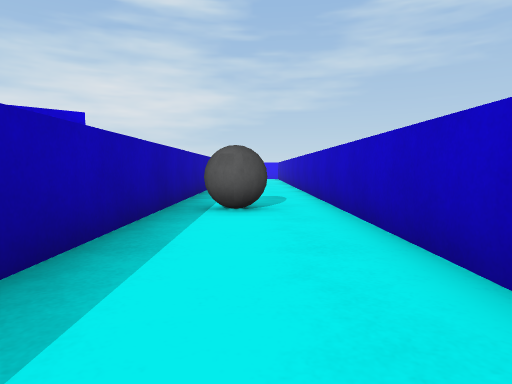
[1] (above)

19 first-person views from a walk through a 3-D level made in the Unity game engine. The camera is 0.63 m above the floor, tilts 4° down and sees 75° across. The floor is counted in squares, 1 m on a side. Each view is taken from the middle of a square. On the plan, view 1 faces up. The plan holds only what a view shows up to about 10 squares ahead; the rest is blank.

[2]
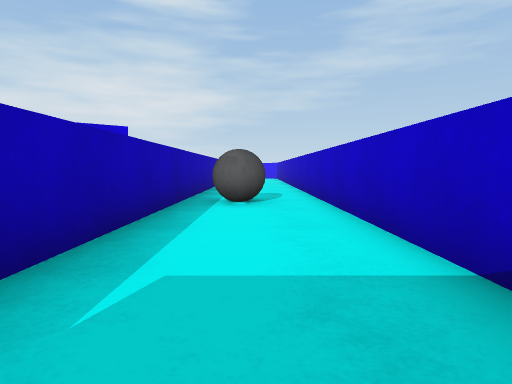

[3]
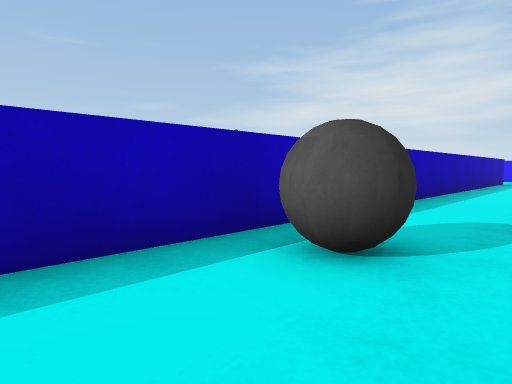

[4]
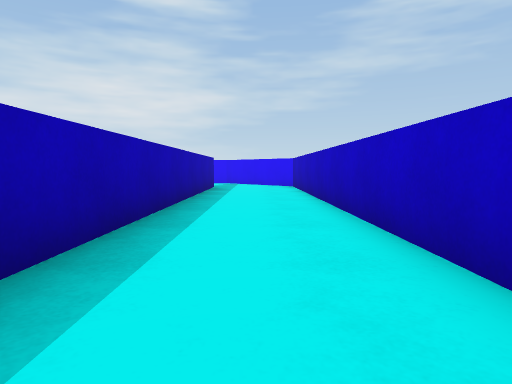

[5]
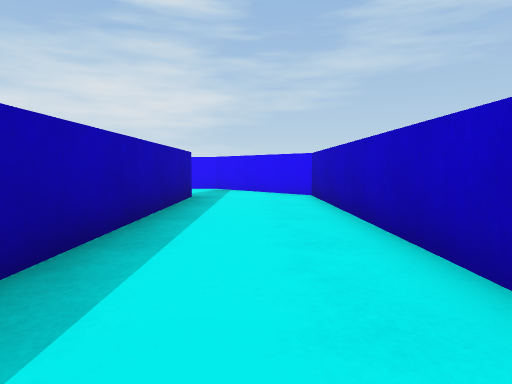

[6]
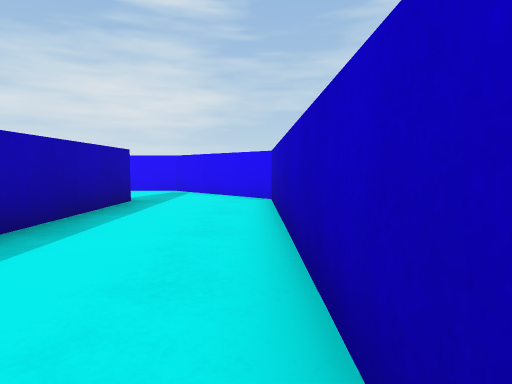

[7]
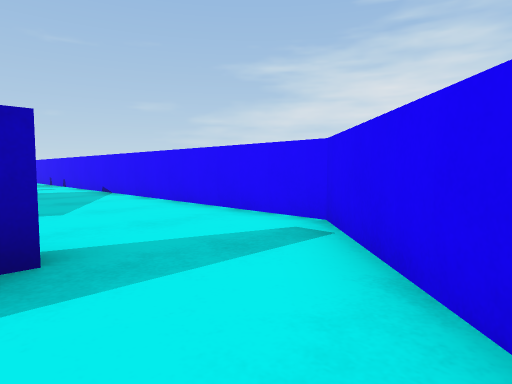

[8]
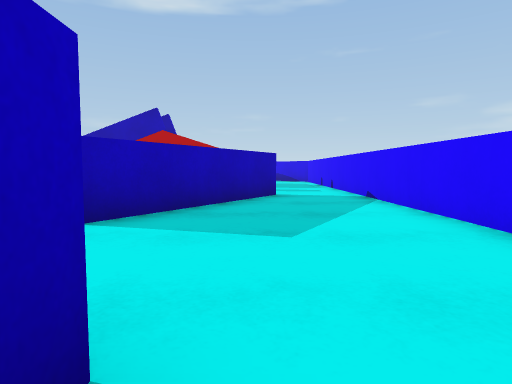

[9]
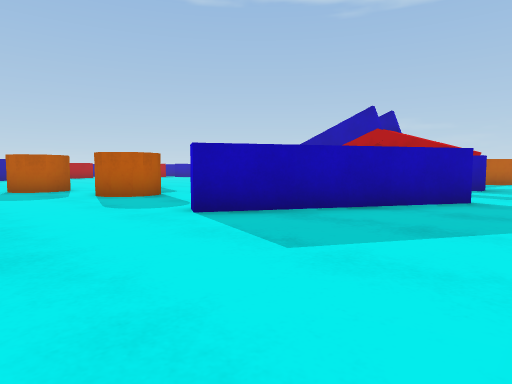

[10]
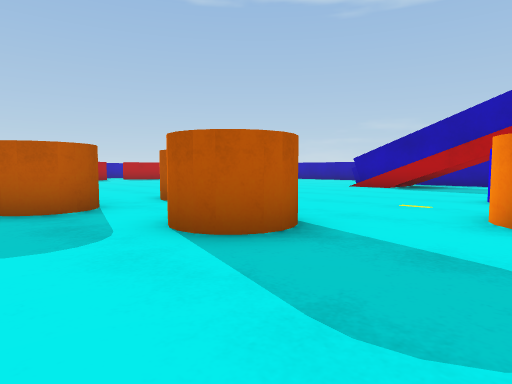

[11]
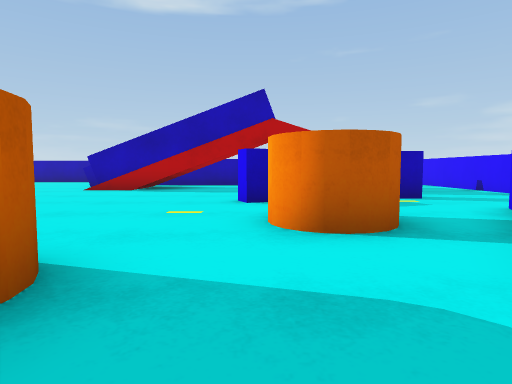

[12]
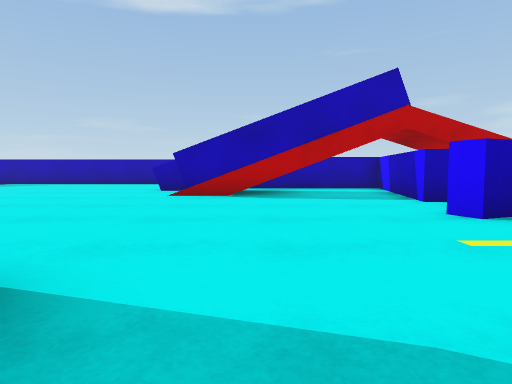

[13]
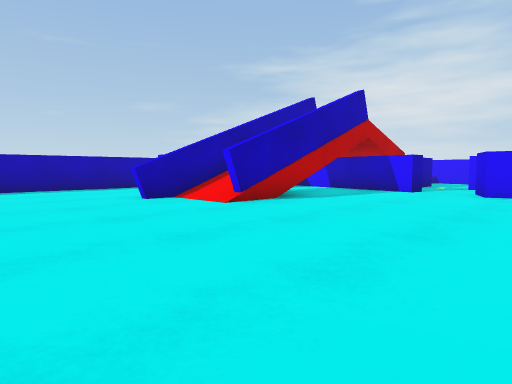

[14]
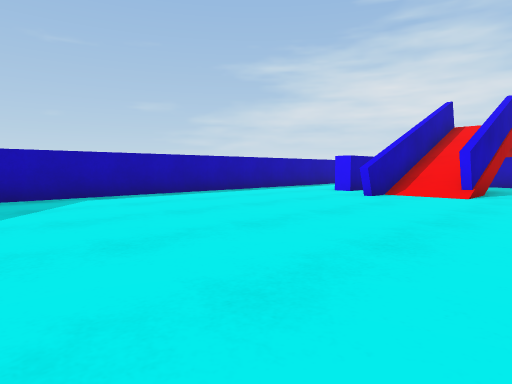

[15]
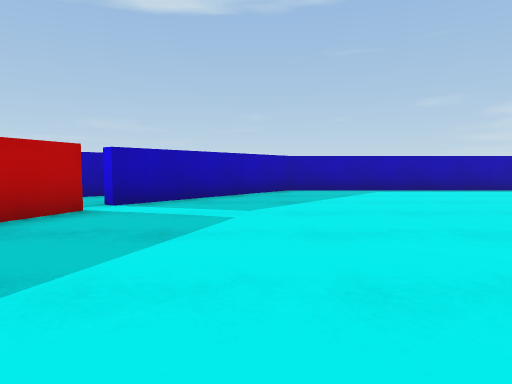

[16]
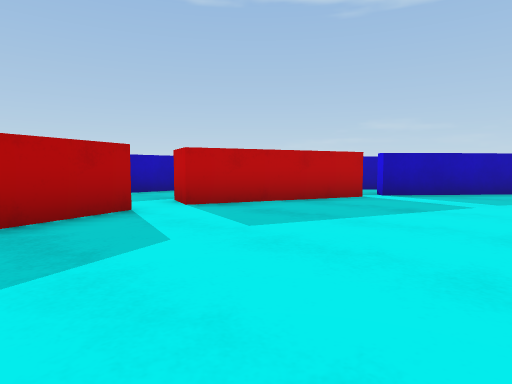

[17]
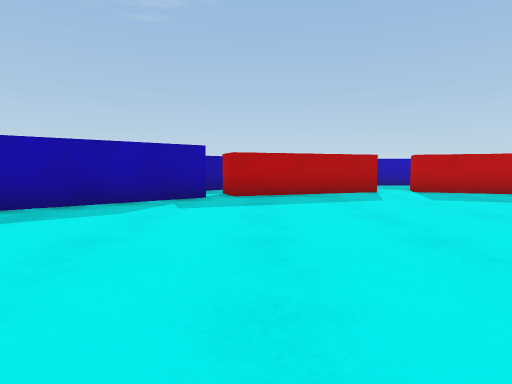

[18]
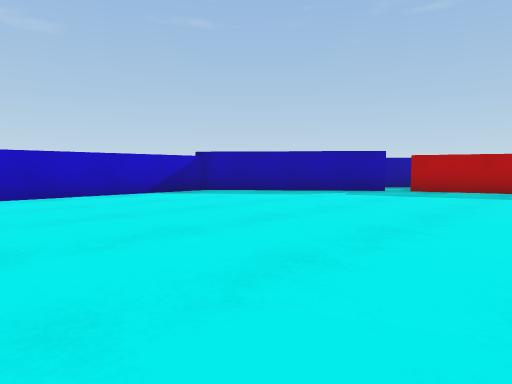

[19]
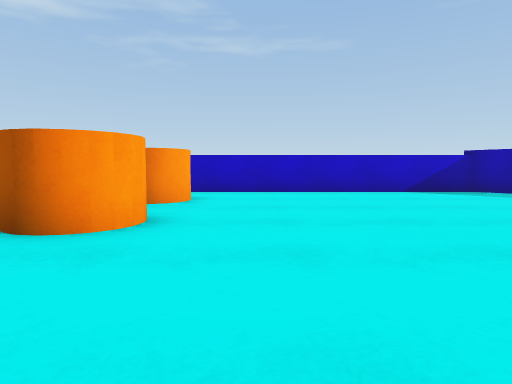

### Floor plan
Points are (right, up) in squares from view 1. A wall is a line through its corners. A room is listed if a view was taken in it or the views show most of it. See-through windows are left out.
Room 1 (views 1, 2, 3, 4, 5, 6, 7, 8, 9, 10)
walls: (-2, 19.5) (-1.4, 19.5) (-1.4, 0.8); (-7.8, 19.8) (-4.7, 18); (1.3, 0.6) (1.3, 19.9) (-1.3, 22.5) (-6.5, 22.5)
ways out: opening at (-3.5, 17.5) to room 2; opening at (-7.5, 21.5)
objects: ball (-1, 5) to (0, 6)
Room 2 (views 11, 12, 13, 14, 15, 16, 17, 18, 19)
walls: (-13.8, 14.9) (-13.8, 11); (-16.8, 12.5) (-16.8, 11.5) (-17.4, 11.5); (-10.4, 16.4) (-10.1, 15.8) (-10.6, 15.6) (-11, 16.7); (-15.5, 14.8) (-15.5, 10); (-12.2, 16.7) (-12.3, 16.2) (-16.1, 16.9); (-5.9, -0.3) (-2, 3) (-2, 10.9); (-15, -0.6) (-11.2, -2); (-10.3, -2) (-6.5, -0.6); (-19.7, 10.5) (-19.7, 2.9) (-15.7, -0.4); (-4.7, 18) (-5, 17.6)
ways out: opening at (-3.5, 17.5) to room 1; opening at (-18.5, 11.5); opening at (-9.7, 18); gap at (-14, 15); gap at (-12, 17)
objects: orange cylinder (-8, 11) to (-7, 12); orange cylinder (-8, 16) to (-7, 17); orange cylinder (-6, 14) to (-5, 15); orange cylinder (-5, 11) to (-4, 12)

Positions as (right, up) in squares from view 1, and headings:
1: (0, 0), facing up
2: (0, -1), facing up
3: (1, 3), facing up-left
4: (0, 8), facing up
5: (0, 12), facing up
6: (1, 13), facing up
7: (1, 19), facing up-left
8: (-1, 20), facing left
9: (-2, 22), facing down-left
10: (-3, 17), facing down-left
11: (-4, 16), facing left
12: (-6, 13), facing left
13: (-9, 7), facing up-left
14: (-12, 3), facing up-left
15: (-10, 2), facing left
16: (-8, 3), facing down-left
17: (-7, 7), facing down
18: (-10, 9), facing down-right
19: (-11, 9), facing right
